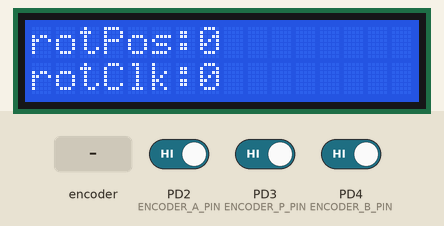
Recording of a sketch running on a simulated STM32 Blue Pill. On the bench: 16×2 character LCD. Inputs (shaded band) come from the test bench; at power-on: PD2 (ENCODER_A_PIN) HIGH, PD3 (ENCODER_P_PIN) HIGH, PD4 (ENCODER_B_PIN) HIGH. What the sketch prints to the serial monitor is not drawn.

Above: at 1.3 s.
1.4 s: rotary encoder on PD2 (ENCODER_A_PIN) / PD4 (ENCODER_B_PIN) turned 3 steps (first pin leading)
At 2.5 s:
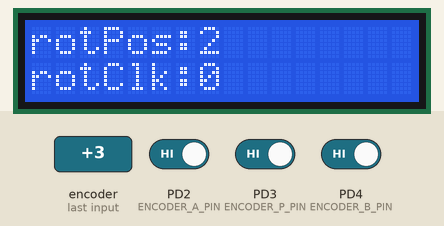
3.5 s: rotary encoder on PD2 (ENCODER_A_PIN) / PD4 (ENCODER_B_PIN) turned 1 step (first pin leading)
At 4.5 s:
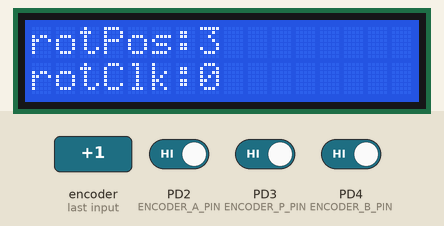
Timing chart, 0 to 6.5 s (numbered marks = the images above; inputs shaded):
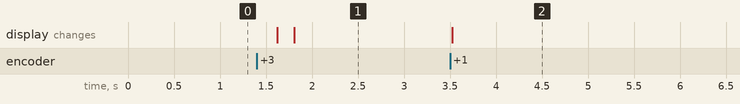

Measured:
- after the input at 1.4 s, the display: first changes after 0.22 s (image 1 shows a later state)
- after the input at 3.5 s, the display: changes at once (image 2)

The sketch:

iot-arduino-rotary-encoder.ino
```cpp
#include "config.h"

#include <Arduino.h>

#include "LCD.h"
#include "DebouncedRotary.h"
#include "DebouncedButton.h"

// forward method
void update_lcd();

// rotary AB handle

DebouncedRotary rotaryAB(ENCODER_A_PIN, ENCODER_B_PIN);

void ISR_encoderA()
{
    rotaryAB.ISRHandler();
}

int rotaryPosPrev = 0;
void handleRotA()
{
    int rotaryPos = rotaryAB.getRotPos();

    if (rotaryPos != rotaryPosPrev)
    {
        if (rotaryPos > rotaryPosPrev)
        {
            // some stuf on CCW rotary
        }
        else
        {
            // some stuff on CW rotary
        }

        rotaryPosPrev = rotaryPos;

        update_lcd();
    }
}

// rotary P handle

DebouncedButton rotaryP(ENCODER_P_PIN);

void ISR_encoderP()
{
    rotaryP.ISRHandler();
}

int rotaryPPressCountPrev = 0;
void handleRotP()
{
    if (rotaryP.getPressCount() != rotaryPPressCountPrev)
    {
        rotaryPPressCountPrev = rotaryP.getPressCount();

        update_lcd();
    }
}

// update lcd

void update_lcd()
{
    lcd.setCursor(0, 0);
    String s = String("rotPos:") + String(rotaryPosPrev);
    lcd.print(s);
    int slen = s.length();
    if (slen < LCD_COLS)
    {
        for (int i=0; i < LCD_COLS-slen; ++i) lcd.print(" ");
    }

    lcd.setCursor(0, 1);
    lcd.print("rotClk:");
    lcd.print(rotaryPPressCountPrev);
}

// setup

void setup()
{
    Serial.begin(115200);

    init_lcd();
    update_lcd();

    pinMode(ENCODER_A_PIN, INPUT_PULLUP);
    pinMode(ENCODER_B_PIN, INPUT_PULLUP);
    pinMode(ENCODER_P_PIN, INPUT_PULLUP);

    attachInterrupt(ENCODER_A_INT, ISR_encoderA, CHANGE);
    attachInterrupt(ENCODER_P_INT, ISR_encoderP, CHANGE);
}

// main loop

void loop()
{
#ifdef I2C_DEVICE_SCAN
    scan_twi_loop();
    return;
#endif

    handleRotA();
    handleRotP();
}
```

DebouncedButton.cpp
```cpp
#include "DebouncedButton.h"

#include "Utils.h"

DebouncedButton::DebouncedButton(int _pin, int _debounceMs)
{
    pin = _pin;
    debounceMs = _debounceMs;
}

void DebouncedButton::ISRHandler()
{
    int state = digitalRead(pin);
    unsigned long m = millis();

    if (state == HIGH && pressed) // signal HIGH
    {
        if (releasing)
        {
            if (timeDiff(m, releasedBegin) >= debounceMs)
            {
                pressed = releasing = false;
            }
        }
        else
        {
            releasing = true;
            releasedBegin = m;
        }
    }
    else // signal LOW
    {
        if (releasing)
        {
            if (timeDiff(m, releasedBegin) >= debounceMs)
            {
                pressed = releasing = false;
            }
        }

        if (pressed)
        {
            releasing = false;
        }
        else
        {
            pressed = true;
            pressedBegin = m;
            ++pressCount;
        }
    }
}

int DebouncedButton::getPressCount() const
{
    return pressCount;
}
```

DebouncedButton.h
```cpp
#ifndef _DEBOUNCED_BUTTON_H
#define _DEBOUNCED_BUTTON_H

#include <Arduino.h>

/**
 * Prerequisites:
 * - pinMode(BTN_PIN, INPUT_PULLUP);
 * - attachInterrupt(digitalPinToInterrupt(BTN_PIN), fwdISR, CHANGE);
 * - void fwdISR() { debouncedBtn.ISRHandler(); }
 * Check change by comparing debouncedBtn.getPressCount()
 */
class DebouncedButton
{
    int pin;
    int debounceMs;

    bool pressed = true;
    unsigned long pressedBegin = 0;
    bool releasing = false;
    unsigned long releasedBegin = 0;

    volatile int pressCount = 0;
public:
    DebouncedButton(int _pin, int _debounceMs = 50);

    void ISRHandler();
    int getPressCount() const;
};

#endif
```

DebouncedRotary.cpp
```cpp
#include "DebouncedRotary.h"

#include "Utils.h"

DebouncedRotary::DebouncedRotary(int _pinA, int _pinB, int _debounceUs)
{
    pinA = _pinA;
    pinB = _pinB;
    debounceUs = _debounceUs;
}

void DebouncedRotary::ISRHandler()
{
    int stateA = digitalRead(pinA);
    int stateB = digitalRead(pinB);
    unsigned long u = micros();

    if (stateA == HIGH && pressed) // signal HIGH
    {
        if (releasing)
        {
            if (timeDiff(u, releasedBegin) >= debounceUs)
            {
                pressed = releasing = false;
            }
        }
        else
        {
            releasing = true;
            releasedBegin = u;
        }
    }
    else // signal LOW
    {
        if (releasing)
        {
            if (timeDiff(u, releasedBegin) >= debounceUs)
            {
                pressed = releasing = false;
            }
        }

        if (pressed)
        {
            releasing = false;
        }
        else
        {
            pressed = true;
            pressedBegin = u;

            if (stateA == HIGH)
            {
                if (stateB == LOW)
                    ++rotPos;
                else
                    --rotPos;
            }
            else
            {
                if (stateB == HIGH)
                    ++rotPos;
                else
                    --rotPos;
            }
        }
    }
}

int DebouncedRotary::getRotPos() const
{
    return rotPos;
}
```

DebouncedRotary.h
```cpp
#ifndef _DEBOUNCED_ROTARY_H
#define _DEBOUNCED_ROTARY_H

#include <Arduino.h>

/**
 * Prerequisites:
 * - pinMode(ROT_A_PIN, INPUT_PULLUP);
 * - pinMode(ROT_A_PIN, INPUT_PULLUP);
 * - attachInterrupt(digitalPinToInterrupt(ROT_A_PIN), fwdISR, CHANGE);
 * - void fwdISR() { debouncedRotaryAB.ISRHandler(); }
 * Check change by comparing debouncedBRotaryAB.getRotPos()
 */
class DebouncedRotary
{
    int pinA, pinB;
    int debounceUs;

    bool pressed = true;
    unsigned long pressedBegin = 0;
    bool releasing = false;
    unsigned long releasedBegin = 0;

    volatile int rotPos = 0;
public:
    DebouncedRotary(int _pinA, int _pinB, int _debounceUs = 1500);

    void ISRHandler();
    int getRotPos() const;
};

#endif
```

Utils.cpp
```cpp
#include "Utils.h"

#include <limits.h>

unsigned long timeDiff(unsigned long now, unsigned long start)
{
    if (start <= now)
        return now - start;
    else
        return (ULONG_MAX - start) + now + 1;
}
```

Utils.h
```cpp
#ifndef _UTILS_H
#define _UTILS_H

// retrieve diff now-start evaluating overflow if any
unsigned long timeDiff(unsigned long now, unsigned long start);

#endif
```

config.h
```cpp
#ifndef _CONFIG_H
#define _CONFIG_H

//----------------------------------------------------------------------------
// rotary encoder
//----------------------------------------------------------------------------
#define ENCODER_A_PIN PD2
#define ENCODER_P_PIN PD3
#define ENCODER_B_PIN PD4

#ifdef ARDUINO_ARCH_STM32
#define ENCODER_A_INT digitalPinToInterrupt(ENCODER_A_PIN)
#define ENCODER_P_INT digitalPinToInterrupt(ENCODER_P_PIN)
#else
#define ENCODER_A_INT 0
#define ENCODER_P_INT 1
#endif

//----------------------------------------------------------------------------
// 16x2 LCD
//----------------------------------------------------------------------------
// uncomment follow to enable I2C device address scan
//#define I2C_DEVICE_SCAN
#define LCD_ADDR 0x3f
#define LCD_COLS 16
#define LCD_ROWS 2
#define LCD_SDA_PIN PB9
#define LCD_SCL_PIN PB8

#endif
```

LCD.cpp
```cpp
#include "LCD.h"

#include <Arduino.h>

LiquidCrystal_I2C lcd(LCD_ADDR, LCD_COLS, LCD_ROWS);

#ifdef I2C_DEVICE_SCAN
void scan_twi_loop()
{
    byte error, address;
    int Devices;
    Serial.println("Scanning...");
    Devices = 0;
    for (address = 1; address < 127; address++)
    {

        Wire.beginTransmission(address);
        error = Wire.endTransmission();
        if (error == 0)
        {
            Serial.print("I2C device found at address 0x");
            if (address < 16)
                Serial.print("0");
            Serial.print(address, HEX);
            Serial.println("  !");
            Devices++;
        }
        else if (error == 4)
        {
            Serial.print("Unknown error at address 0x");
            if (address < 16)
                Serial.print("0");
            Serial.println(address, HEX);
        }
    }
    if (Devices == 0)
        Serial.println("No I2C devices found\n");
    else
        Serial.println("done\n");
    delay(5000);
}
#endif

void init_lcd()
{
    // ref: https://github.com/stm32duino/Arduino_Core_STM32/blob/master/libraries/Wire/examples/i2c_scanner/i2c_scanner.ino
    Serial.println("init lcd");
    #ifdef ARDUINO_ARCH_STM32
    Wire.setSDA(LCD_SDA_PIN);
    Wire.setSCL(LCD_SCL_PIN);
    #endif
    Wire.begin();

    lcd.init();
    lcd.init();
    lcd.backlight();
    lcd.clear();
}
```

LCD.h
```cpp
#ifndef _LCD_H
#define _LCD_H

#include "config.h"

#include <Wire.h>
#include <LiquidCrystal_I2C.h>

extern LiquidCrystal_I2C lcd;

#ifdef I2C_DEVICE_SCAN
void scan_twi_loop();
#endif

void init_lcd();

#endif
```
